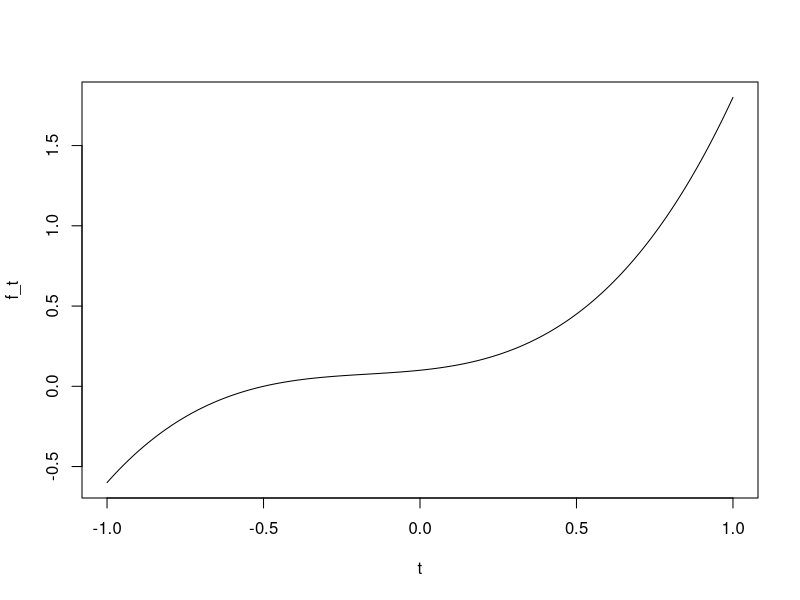
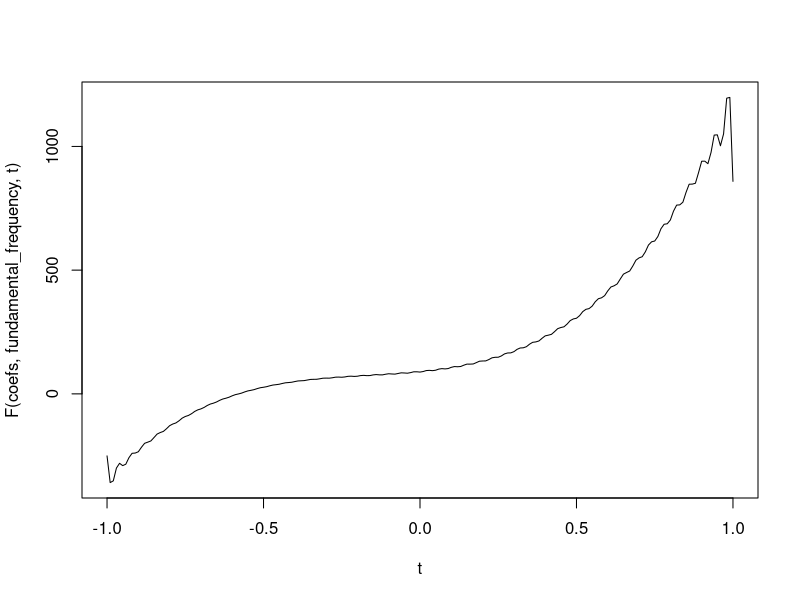

Reproduce these figures in R, in order.
## ---- chunk 1

# try some of these
# f<- function(x){cos(x)}
# f<- function(x){x>-0.5 & x<0.5}
# f<- function(x){x>0}
f <- function(x){x^3 + 0.5 * x^2 + 0.2 * x + 0.1} # the function we want to find fourier series of
lower <- -1 # lower bound
upper <- 1 # upper bound
t <- seq(from=lower,to=upper,by=0.01) # domain to evaluate over
f_t <- sapply(t,f) # evaluate f over t
fundamental_frequency <- 1 / (upper - lower)   # fundamental frequency of f
num_harmonics <- 300 # number of harmonics to use
a_n <- as.numeric(0) # vector of cosine coefficients
b_n <- as.numeric(0) # vector of sine coefficients
# Get a_0 by integrating f_t / 2
a_n[1] <- sum(f_t) / 2
for(harmonic in 1:num_harmonics){ # compute coefficients for each harmonic in turn
  w <- fundamental_frequency # shouldn't there be 2*pi here??
  n <- harmonic
  # Get Cosine Fourier Coefficient a_n by integrating f * cos(n w x)
  c_n <- sapply(t,function(x){cos(n*w*x)})
  a_n <- append(a_n, sum(f_t * c_n))
  # Get Sine Fourier Coefficient b_n by integrating f * sin(n w x)
  s_n <- sapply(t,function(x){sin(n*w*x)})
  b_n <- append(b_n, sum(f_t * s_n))
}


# Time to plot the harmonics!
F <- function(coefs,f0,ts){
  w <- f0 # shouldn't there be 2*pi here??
  n_coefs <- nrow(coefs)
  accumulator <- numeric(length(ts))
  accumulator <- accumulator + coefs[1,1] # a_0
  for(n in 1:n_coefs-1){ # R vectors are not zero-indexed so this part looks a bit funny
    accumulator <- accumulator + sapply(ts,function(x){coefs[n+1,1]*cos(n*w*x)+coefs[n+1,2]*sin(n*w*x)})
  }
  accumulator
}

plot(t,f_t,"l")
coefs <- cbind(a_n,b_n)
plot(t,F(coefs,fundamental_frequency,t),"l")

